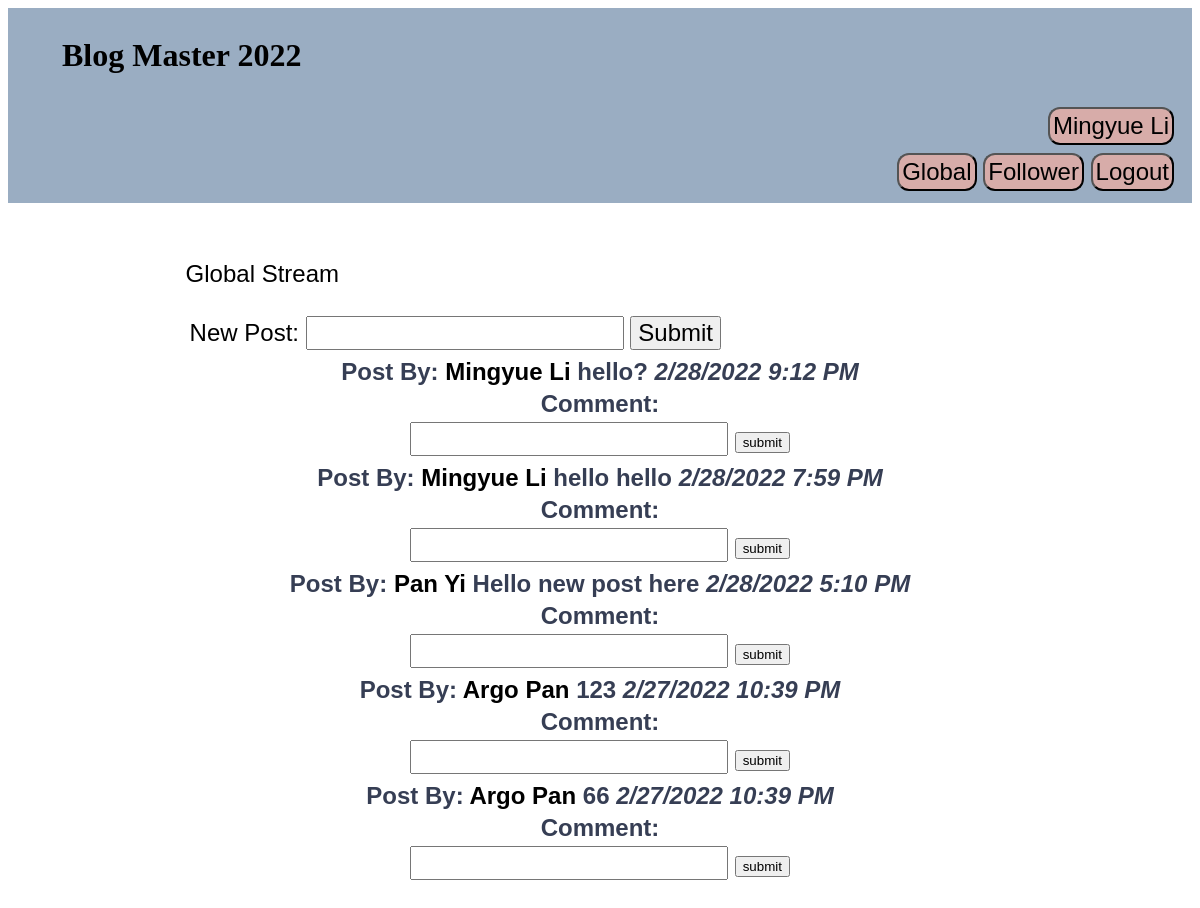
Screenshot of / (signed in) with the database file from the repository.
### socialnetwork/models.py (models this page shows, shortened)
class Post(models.Model):
    text = models.CharField(max_length = 2000)
    created_by = models.ForeignKey(User, on_delete=models.PROTECT)
    created_time = models.DateTimeField()

### socialnetwork/views.py (the view)
# urls.py: path('', views.global_action, name='home'),
@login_required
def global_action(request):
    return render(request, 'socialnetwork/global.html', {'posts':Post.objects.all().order_by('-created_time')})

### socialnetwork/templates/socialnetwork/global.html (shortened to what this page needs)
{% extends "socialnetwork/base.html" %}
{% block user-info %}
    <div>
        <a href="{% url 'my_profile' %}"  id="id_nav_profile">
            <button class="button button">{{user.first_name}} {{user.last_name}} </button>
        </a>
    </div>
    <div>
        <a href="{% url 'global' %}"  id="id_nav_global_stream">
            <button class="button button">Global</button>
        </a>
        <a href="{% url 'follower' %}" id="id_nav_follower_stream">
            <button class="button button">Follower</button>
        </a>
        <a href="{% url 'logout' %}" id='id_nav_logout'>
            <button class="button button">Logout</button>
        </a>
    </div>
{% endblock %}
{% block content %}
    <p class='big-heading'  id="id_page_name">Global Stream</p>
    <form  action="{% url 'add-post' %}" method="post">
        <label>New Post:</label>
        <input type="text" name="text" id="id_post_input_text" autofocus>
        <input type="submit" id="id_post_button">
    </form>
    {% for post in posts %}
        <div id='id_post_div_{{post.id}}' class="message">
            <span>Post By:</span>
            <a href="{% url 'other_profile' post.created_by.id %}" id="id_post_profile_{{ post.id }}"> {{post.created_by.first_name}} {{post.created_by.last_name}}</a>
            <span id="id_post_text_{{ post.id }}">{{post.text}}</span>
            <span class="time_message" id="id_post_date_time_{{ post.id }}"> {{post.created_time|date:"n/j/Y g:i A"}} </span>
            <div>Comment:</div>
            <input id="id_comment_input_text_{{ post.id }}">
            <button id="id_comment_button_{{ post.id }}">submit</button>
            </div>
    {% endfor %}
{% endblock %}

### socialnetwork/templates/socialnetwork/base.html (shortened to what this page needs)
<!doctype html>
<html>
	<head>
	    {% load static %}
		<link href="{% static 'base.css' %}" rel="stylesheet">
	</head>
	<body>
		<div id="id_header_div">
			<div id="id_site_name">
				Blog Master 2022
			</div>
		    <div class="user-info">
				{% block user-info %}
				{% endblock %}
		    </div>
		</div>
	    <div class="search-bar">
		</div>
	    <div class="content">
		    {% block content %}
		    {% endblock %}
		</div>
	</body>
</html>

### socialnetwork/static/base.css (style rules this page uses)
#id_site_name { font-size: xx-large; font-weight: bold; font-family: georgia; text-align: left; padding: 25px 50px; }
#id_header_div { background-color: #9aadc2; }
.user-info { text-align: right; font-family: sans-serif; padding-right: 10px; font-size: x-large; }
.message { color:#363E54; text-align: center; font-weight: bold; font-size: x-large; font-family: sans-serif; }
.time_message { margin-left: auto; margin-right: auto; width: 70%; font-family: sans-serif; font-size: x-large; font-style: italic; }
.content { margin-left: auto; margin-right: auto; width: 70%; font-family: sans-serif; font-size: x-large; padding: 25px 50px; }
a { text-decoration: none; color:black; }
.button { font-size: x-large; background-color: #d7aca9; padding: 3px; border-radius: 12px; }
input { font-size: x-large; }
div, form { padding: 4px; }

### rows the page displays
Post: created_by.first_name "Mingyue", created_by.last_name "Li", text "hello?", created_time "2/28/2022 9:12 PM"
Post: created_by.first_name "Mingyue", created_by.last_name "Li", text "hello hello", created_time "2/28/2022 7:59 PM"
Post: created_by.first_name "Pan", created_by.last_name "Yi", text "Hello new post here", created_time "2/28/2022 5:10 PM"
Post: created_by.first_name "Argo", created_by.last_name "Pan", text "123", created_time "2/27/2022 10:39 PM"
Post: created_by.first_name "Argo", created_by.last_name "Pan", text "66", created_time "2/27/2022 10:39 PM"

### other values shown
{{ user.first_name }} "Mingyue"
{{ user.last_name }} "Li"
